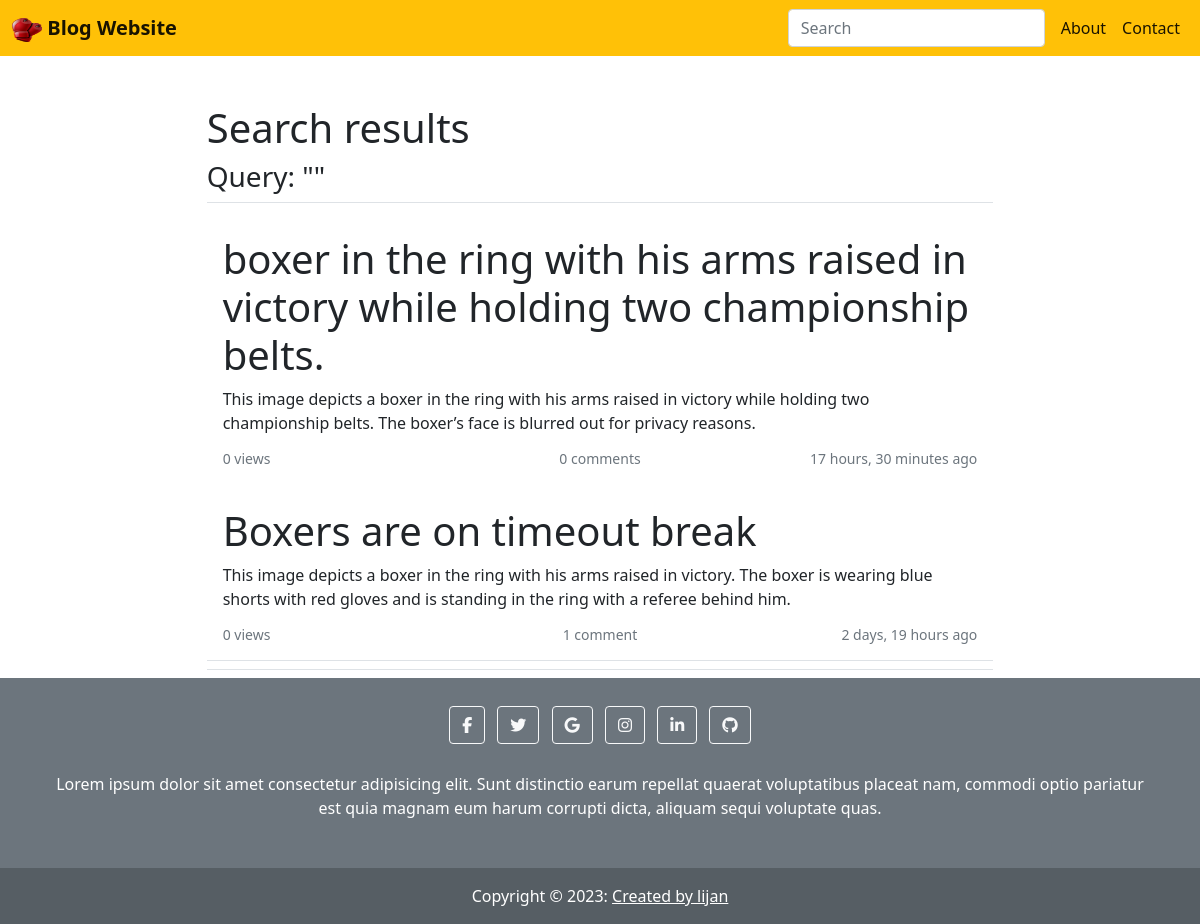
The app's page /search/ with its own data.
### blog/models.py (models this page shows, shortened)
class Post(models.Model):
    category=models.ForeignKey(Category,related_name='posts',on_delete=models.CASCADE)
    title= models.CharField(max_length=255)
    intro = models.TextField(max_length=500)
    slug = models.SlugField()
    image = models.ImageField(upload_to="media", blank=True)
    body = models.TextField()
    publish_date = models.DateTimeField(auto_now_add=True)
    status = models.CharField(choices=choices, max_length=255)
    views = models.IntegerField(default=0)
    class Meta:
        ordering = ('-publish_date',)

### blog/views.py (the view)
# urls.py: path('search/', search, name='search'),
def search(request):
    query = request.GET.get('query','')
    post = Post.objects.filter(status="Published").filter(Q(title__icontains=query) | Q(intro__icontains=query)| Q(body__icontains=query) )
    return render(request, 'blog/search.html',{'post':post,'query':query})

### blog/templates/blog/search.html (shortened to what this page needs)
{% extends "base/base.html" %}
{% load static %}
{% block body %}
<section class="mt-5">
    <div class="containelr mx-1">
        <div class="row">
            <div class="col-lg-8 offset- mx-auto">
                <div class="content-body border-bottom mb-2">
                    <h1 class="">Search results</h1>
                    <h3 class="">Query: "{{ query }}"</h3>
                </div>
                {% for post in  post%}
                <a class="nav-link text-dark" aria-current="page" href="{% url "post_details" post.category.slug post.slug %}">
                    <div class="content-body border-bottom mb-2">
                      <h1 class="title ">{{ post.title }}</h1>
                      <p> {{ post.intro }}</p>
                      <div class="row">
                        <div class="col">
                            <h2 class="small text-start text-muted">{{ post.views }} views</h2>
                        </div>
                        <div class="col">
                          {% if post.comments.count == 0 %}
                            <h2 class="small text-center text-muted">{{ post.comments.count }} comments</h2>
                          {% elif post.comments.count == 1 %}
                            <h2 class="small text-center text-muted">{{ post.comments.count }} comment</h2>
                          {% else %}
                            <h2 class="small text-center text-muted">{{ post.comments.count }} comments</h2>
                          {% endif %}
                        </div>
                        <div class="col">
                            <h2 class="small text-end text-muted">{{ post.publish_date| timesince }} ago</h2>
                        </div>
                    </div>
                </a>
                {% empty %}
                  <div class="content">
                    <p><strong>There is no results available.</strong></p>
                  </div>
                {% endfor %}
            </div>
        </div>
    </div>
</section>
{% endblock body %}

### records on screen
Post: title "boxer in the ring with his arms raised in victory while holding two championship belts.", intro "This image depicts a boxer in the ring with his arms raised in victory while holding two championship belts. The boxer’s face is blurred out for privacy reasons.", views "0", comments.count "0", publish_date "17 hours, 30 minutes"
Post: title "Boxers are on timeout break", intro "This image depicts a boxer in the ring with his arms raised in victory. The boxer is wearing blue shorts with red gloves and is standing in the ring with a referee behind him.", views "0", comments.count "1", publish_date "2 days, 19 hours"
